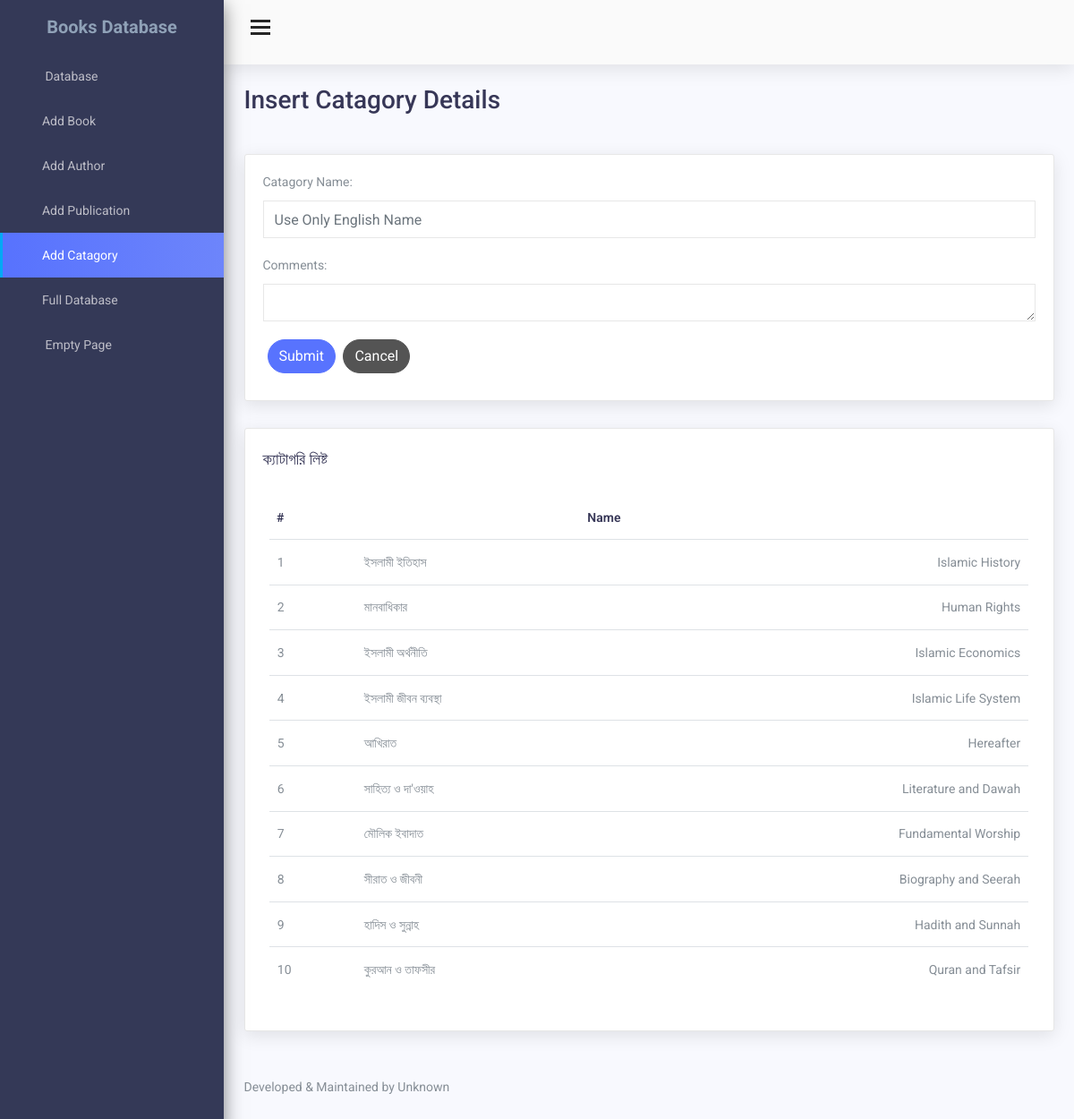
The page /add_catagory.php on the database its author committed.
### tables this page shows
CREATE TABLE `catagory_list` (
  `id` int(200) AUTO_INCREMENT,
  `catagory_name` varchar(200) ,
  `other` varchar(100),
  PRIMARY KEY (`id`)
);

### add_catagory.php (the view, shortened to what this page needs)
<!DOCTYPE html>
<html lang="en">
<head>
  <link href="css/lib/font-awesome.min.css" rel="stylesheet" />
  <link href="css/lib/themify-icons.css" rel="stylesheet" />
  <link href="css/lib/sidebar.css" rel="stylesheet" />
  <link href="css/lib/bootstrap.min.css" rel="stylesheet" />
  <link href="css/lib/helper.css" rel="stylesheet" />
  <link href="css/style.css" rel="stylesheet" />
</head>
<?php
    require_once('connection.php');
?>
<body>
  <div class="sidebar sidebar-hide-to-small sidebar-shrink sidebar-gestures">
    <div class="nano">
      <div class="nano-content">
        <div class="logo">
          <a href="index.php"><span>Books Database</span></a>
        </div>
        <ul>
          <li><a href="index.php"><i class="ti-book"></i> Database </a></li>
          <li><a href="add_books.php"><i class="ti-agenda"></i>Add Book </a></li>
          <li><a href="add_author.php"><i class="ti-slice"></i>Add Author </a></li>
          <li><a href="add_publication.php"><i class="ti-clipboard"></i>Add Publication </a></li>
          <li><a href="add_catagory.php"><i class="ti-layers-alt"></i>Add Catagory </a></li>
          <li><a href="full_database.php"><i class="ti-harddrives"></i>Full Database </a></li>
          <li><a href="Empty_Page.php"><i class="ti-file"></i> Empty Page </a> </li>
        </ul>
      </div>
    </div>
  </div>
  <div class="header">
    <div class="container-fluid">
      <div class="row">
        <div class="col-lg-12">
          <div class="float-left">
            <div class="hamburger sidebar-toggle">
              <span class="line"></span>
              <span class="line"></span>
              <span class="line"></span>
            </div>
          </div>
          <div class="float-right">
            <div class="dropdown dib">
              <div class="header-icon" data-toggle="dropdown">
                <span class="ti-panel">
                  <i class="ti-angle-down f-s-10"></i>
                </span>
              </div>
            </div>
          </div>
        </div>
      </div>
    </div>
  </div>
  <div class="content-wrap">
    <div class="main">
      <div class="container-fluid">
        <div class="row">
          <div class="col-lg-6 p-l-0 title-margin-right">
            <h3 class="page-header">Insert Catagory Details</h3>
          </div>
        </div>
        <div class="row">
          <div class="col-lg-12">
            <div class="card">
              <div class="card-body">
                <div class="basic-elements">
                  <form role="form" action="add_catagory_c.php" method="post">
                    <div class="form-group">
                      <label>Catagory Name:</label>
                      <input class="form-control" type="text" placeholder="Use Only English Name" name="catagory_name" />
                    </div>
                    <div class="form-group">
                      <label>Comments:</label>
                      <textarea class="form-control" rows="3" name="comments" id="comments"></textarea>
                    </div>
                    <button class="btn btn-primary btn-rounded m-b-10 m-l-5" type="submit" name="submit"> Submit
                    </button>
                    <button type="reset" class="btn btn-dark btn-rounded m-b-10 m-l-5"> Cancel </button>
                  </form>
                </div>
              </div>
            </div>
          </div>
          <div class="col-lg-12">
            <div class="card">
              <div class="card-title">
                <h4>ক্যাটাগরি লিষ্ট</h4>
              </div>
              <div class="card-body">
                <div id="page-inner">
                  <div class="row">
                    <div class="col-md-12">
                      <div class="panel panel-default">
                        <div class="panel-body">
                          <div class="table-responsive">
                           <table class="table table-hover ">
                            <thead>
                                <tr>
                                    <th>#</th>
                                    <th>Name</th>
                                </tr>
                            </thead>
                            <tbody>
                                <tr>
                                    <?php
                                    $inc = 1;
                                    $result = $conn->query("SELECT * FROM catagory_list ORDER BY id DESC");
                                    if ($result && $result->num_rows > 0) {
                                        while($row = $result->fetch_assoc()) {
                                            echo "
                                            <tr>
                                            <td>" . $inc++ . "</td>
                                            <td>" . htmlspecialchars($row['catagory_name']) . "</td>
                                            <td>" . htmlspecialchars($row['other']) . "</td>
                                            </tr>";
                                        }
                                    }
                                    ?>
                                    </tr>
                                </tbody>
                            </table>
                          </div>
                        </div>
                      </div>
                    </div>
                  </div>
                </div>
              </div>
            </div>
          </div>
        </div>
      </div>
    </div>
    <div class="row">
      <div class="col-lg-12">
        <div class="footer">
          <p>Developed & Maintained by Unknown</p>
        </div>
      </div>
    </div>
  </div>
</body>
</html>

### rows shown on the page
catagory_list: catagory_name "ইসলামী ইতিহাস", other "Islamic History"
catagory_list: catagory_name "মানবাধিকার", other "Human Rights"
catagory_list: catagory_name "ইসলামী অর্থনীতি", other "Islamic Economics"
catagory_list: catagory_name "ইসলামী জীবন ব্যবস্থা", other "Islamic Life System"
catagory_list: catagory_name "আখিরাত", other "Hereafter"
catagory_list: catagory_name "সাহিত্য ও দা'ওয়াহ", other "Literature and Dawah"
catagory_list: catagory_name "মৌলিক ইবাদাত", other "Fundamental Worship"
catagory_list: catagory_name "সীরাত ও জীবনী", other "Biography and Seerah"
catagory_list: catagory_name "হাদিস ও সুন্নাহ", other "Hadith and Sunnah"
catagory_list: catagory_name "কুরআন ও তাফসীর", other "Quran and Tafsir"
